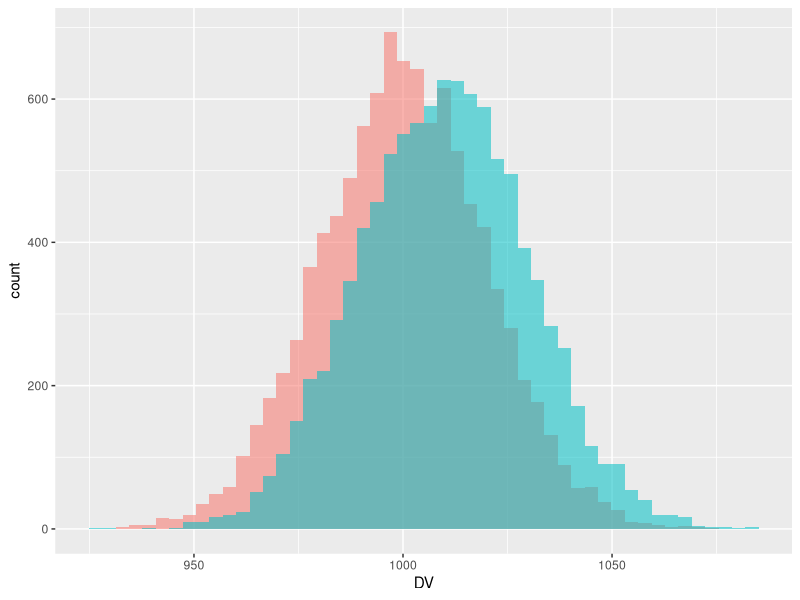
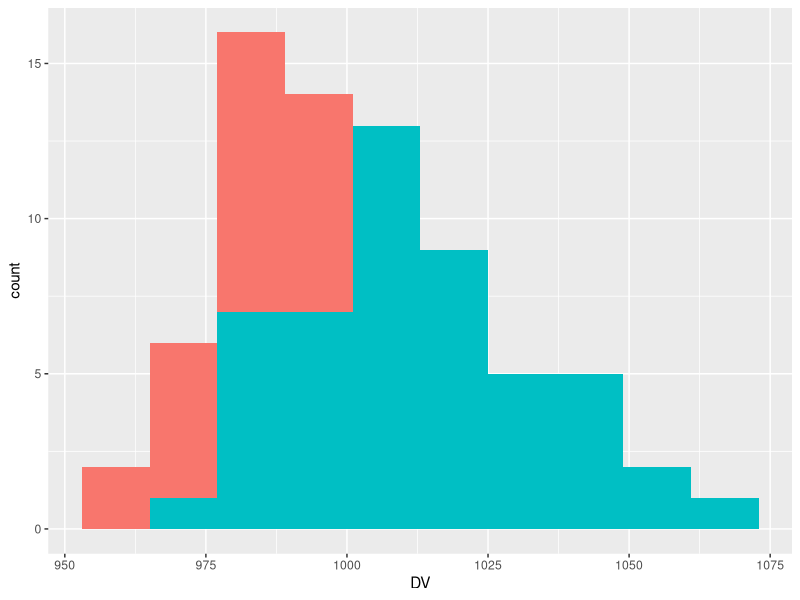
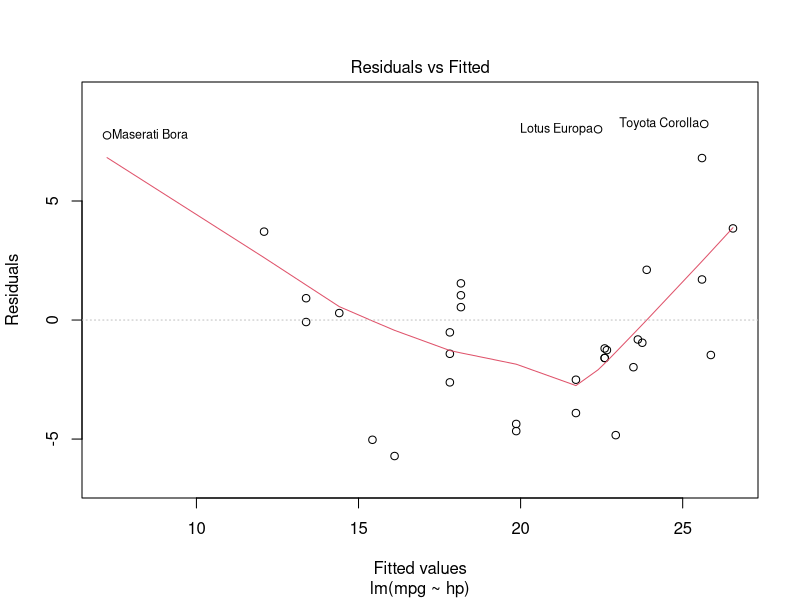
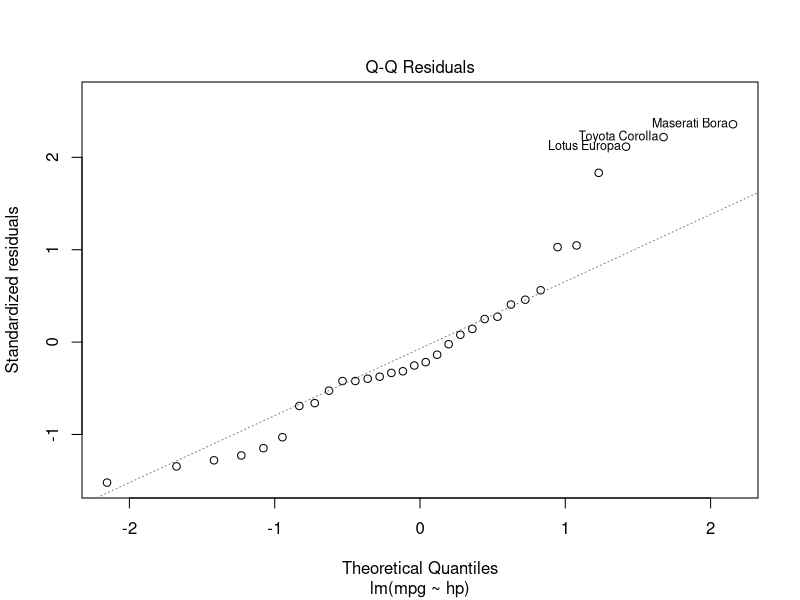
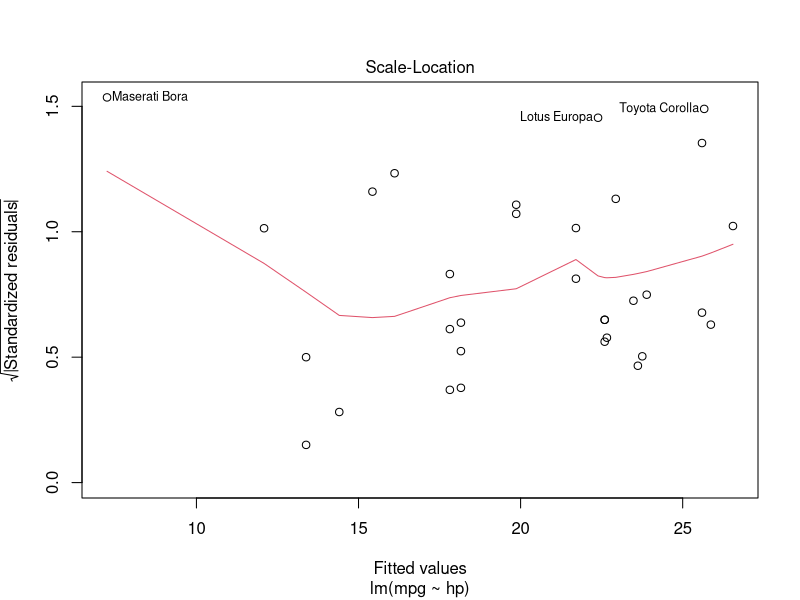
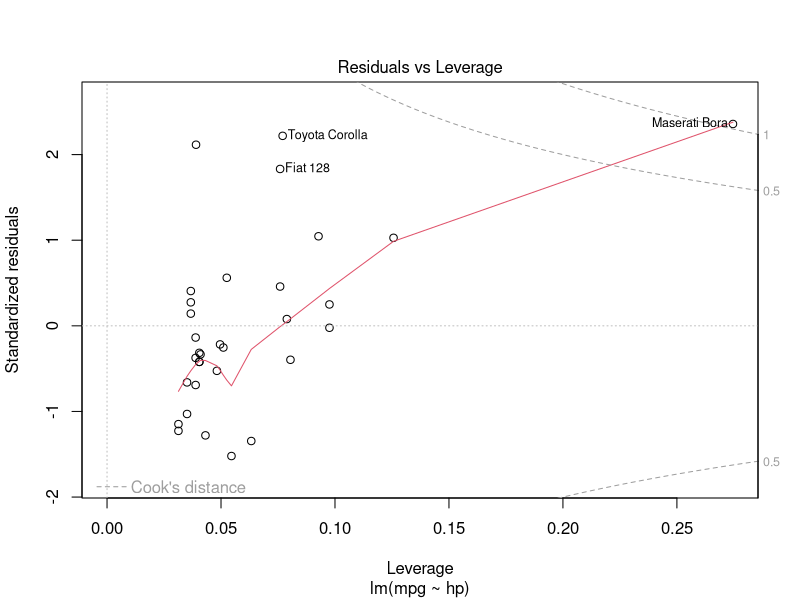
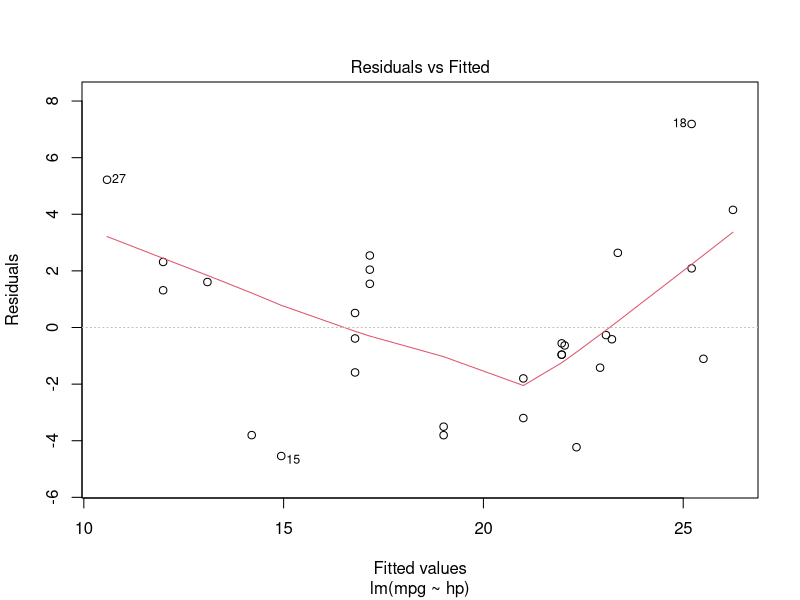
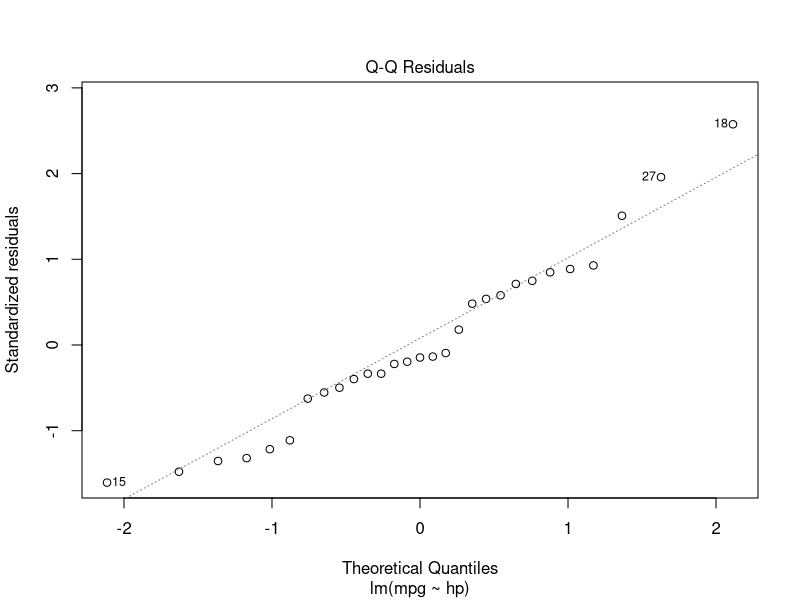

Recreate these plots in R, in order.
## ---- chunk 1
knitr::opts_chunk$set(echo = TRUE)
## ---- chunk 2
library(tidyverse)
library(broom)
library(afex)
library(emmeans)
## ---- chunk 3
set.seed(1234)
DV <- c(rnorm(10000, 1000, 20), rnorm(10000, 1010, 20))
condition <- c(rep("Condition_A", 10000), rep("Condition_B", 10000))
my_data <- tibble(condition, DV)
## ---- chunk 4
my_data %>%
  ggplot(aes(x = DV, fill = condition, alpha = .5)) +
  geom_histogram(data = filter(my_data, condition == "Condition_A"), bins = 50) +
  geom_histogram(data = filter(my_data, condition == "Condition_B"), bins = 50) +
  guides(fill = FALSE, alpha = FALSE)
## ---- chunk 5
set.seed(1234)
DV <- c(rnorm(50, 1000, 20), rnorm(50, 1010, 20))
condition <- c(rep("Condition_A", 50), rep("Condition_B", 50))
my_data <- tibble(condition, DV)
## ---- chunk 6
my_data %>%
  ggplot(aes(x = DV, fill = condition)) +
  geom_histogram(data = filter(my_data, condition == "Condition_A"), bins = 10) +
  geom_histogram(data = filter(my_data, condition == "Condition_B"), bins = 10) +
  guides(fill = FALSE, alpha = FALSE)
## ---- chunk 7
my_data %>%
  group_by(condition) %>%
  summarise(mean_dv = mean(DV), sd_dv = sd(DV))
## ---- chunk 8
t.test(my_data[condition == "Condition_A",]$DV, my_data[condition == "Condition_B",]$DV)
## ---- chunk 9
tidy(t.test(my_data[condition == "Condition_A",]$DV, 
            my_data[condition == "Condition_B",]$DV))
## ---- chunk 10
all_data <- NULL
set.seed(1234)
for (i in 1:1000) {
  DV <- c(rnorm(50, 1000, 20), rnorm(50, 1010, 20))
  condition <- c(rep("Condition_A", 50), rep("Condition_B", 50))
  my_data <- tibble(condition, DV, i)
  all_data <- rbind(all_data, my_data)
}
## ---- chunk 11
all_results <- NULL
for (n in 1:1000) {
  my_data_filt <- all_data %>% filter(i == n)
  result <- tidy(t.test(my_data_filt[condition == "Condition_A",]$DV, 
                        my_data_filt[condition == "Condition_B",]$DV))
  all_results <- rbind(result, all_results)
}
## ---- chunk 12
head(all_results)
## ---- chunk 13
count(all_results %>% filter(p.value < .05))
## ---- chunk 14
model <- lm(mpg ~ hp, data = mtcars)
## ---- chunk 15
summary(model)
## ---- chunk 16
plot(model)
## ---- chunk 17
renamed_mtcars <- mtcars %>%
  rownames_to_column()

filtered_mtcars <- filter(renamed_mtcars, (rowname != ("Maserati Bora")) & 
                            (rowname != ("Lotus Europa")) &
                            (rowname != ("Toyota Corolla")))
## ---- chunk 18
model <- lm(mpg ~ hp, data = filtered_mtcars)
summary(model)
plot(model)
## ---- chunk 19
filtered_mtcars %>% 
  ggplot(aes(x = hp, y = mpg)) + 
  geom_point() +
  geom_smooth(method = "lm")
## ---- chunk 20
model_null <- lm(mpg ~ 1, data = filtered_mtcars)
## ---- chunk 21
mean_intercept <- mean(filtered_mtcars$mpg)

filtered_mtcars %>% 
  ggplot(aes(x = hp, y = mpg)) + 
  geom_point() +
  geom_hline(yintercept = mean_intercept, colour = "red")

filtered_mtcars %>% 
  ggplot(aes(x = hp, y = mpg)) + 
  geom_point() +
  geom_smooth(method = "lm", se = FALSE) +
  geom_hline(yintercept = mean_intercept, colour = "red", size = 1)
## ---- chunk 22
anova(model, model_null)
## ---- chunk 23
filtered_mtcars %>%
  group_by(cyl) %>%
  summarise(mean = mean(mpg), sd = sd(mpg))

filtered_mtcars %>%
  group_by(cyl) %>%
  ggplot(aes(x = cyl, y = mpg, group = cyl, fill = cyl)) +
  geom_boxplot() +
  guides(fill = FALSE)
## ---- chunk 24
filtered_mtcars$cyl <- as.factor(filtered_mtcars$cyl) 

model_ANOVA <- aov_4(mpg ~ cyl + (1 | rowname), data = filtered_mtcars)
nice(model_ANOVA)
summary(model_ANOVA)
## ---- chunk 25
emmeans(model_ANOVA, pairwise ~ cyl)
## ---- chunk 26
filtered_mtcars %>%
  ggplot(aes(x = cyl, y = mpg, fill = cyl)) +
  geom_violin() +
  stat_summary(fun.data = "mean_cl_boot") +
  labs(x = "Number of Cylinders", y = "MPG", 
       title = "Plot of MPG against Number of Cylinders", 
       subtitle = "mtcars dataset filtered") +
  guides(fill = FALSE)
